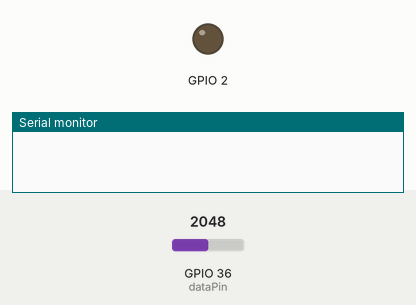
This sketch was run on a simulated ESP32. On the bench: output pins drawn as LEDs (lit = HIGH), the last lines printed to the serial monitor. The test bench sets the inputs (shaded band); at power-on: GPIO 36 (dataPin) = 2048. WiFi joins after 1.5 s; servers stay silent unless stated; uploads are accepted with an empty reply.

Above: at 0.1 s.
At 6.8 s:
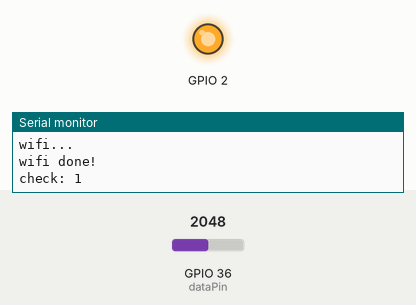
Timing chart, 0 to 8.3 s (numbered marks = the images above):
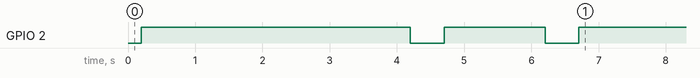

The sketch:

light-lan.ino
```cpp
#include <Arduino.h>
#include <gmFn.h>
#include <gmUrl.h>
#include <gmCfgRead.h>
#include <gmBlink.h>
#include <gmStep.h>

// датчик освещённости

int dataPin = A0;

gmUrl url("http://192.168.1.201/esp/light/set.php");
gmBlink bl;

//ADC_MODE(ADC_VCC);

int toDelay = 10000;
String name;

int oldval = 0;
int n = 0;
//int step = 10;
gmStep st(10);


void setup()
{
	bl.blink(200);
	pinMode(dataPin, INPUT);
	Serial_init();
	bl.blink(500);

	n = 0;
	Serial.println("wifi...");
	url.WiFi_connect();
	bl.blink(500);
	Serial.println("wifi done!");
	int rs = url.WiFi_check();
	Serial.printf("check: %d\n", rs);

   	url.clear();
   	url.set("event", "init");
	int code = url.call();  //
	if ( code == 0 ){
		gmCfgRead rd(url);
		rd.get("name", url.name);
		String str;
		rd.get("step", str);
		if ( str != "" )
			st.setStep(str);
	}
}// setup


void loop()
{
	if ( !url.WiFi_check() ){
		Serial.println("!WiFi check...");
		bl.blink(50);
		delay(2000);
		return;
	}

	n++;
	int val = analogRead(dataPin);

	st = val;
	if ( st.changed() ){
		url.clear();
	   	url.set("light", val);
		int code = url.call();  //
		if ( code == 0 ){
			gmCfgRead rd(url);
			String str;
			rd.get("step", str);
			if ( str != "" ){
				st.setStep(str);
			}
		}

		Serial.printf("%d: %d\n", n, val);
	}
	/*
	int newval = val / step;
	if ( newval != oldval ){
		url.clear();
	   	url.set("light", val);
		int code = url.call();  //
		if ( code == 0 ){
			gmCfgRead rd(url);
			rd.get("step", step);
		}

		Serial.printf("%d: %d\n", n, val);
		oldval = newval;
	}*/

	delay(10);
}// loop
```
